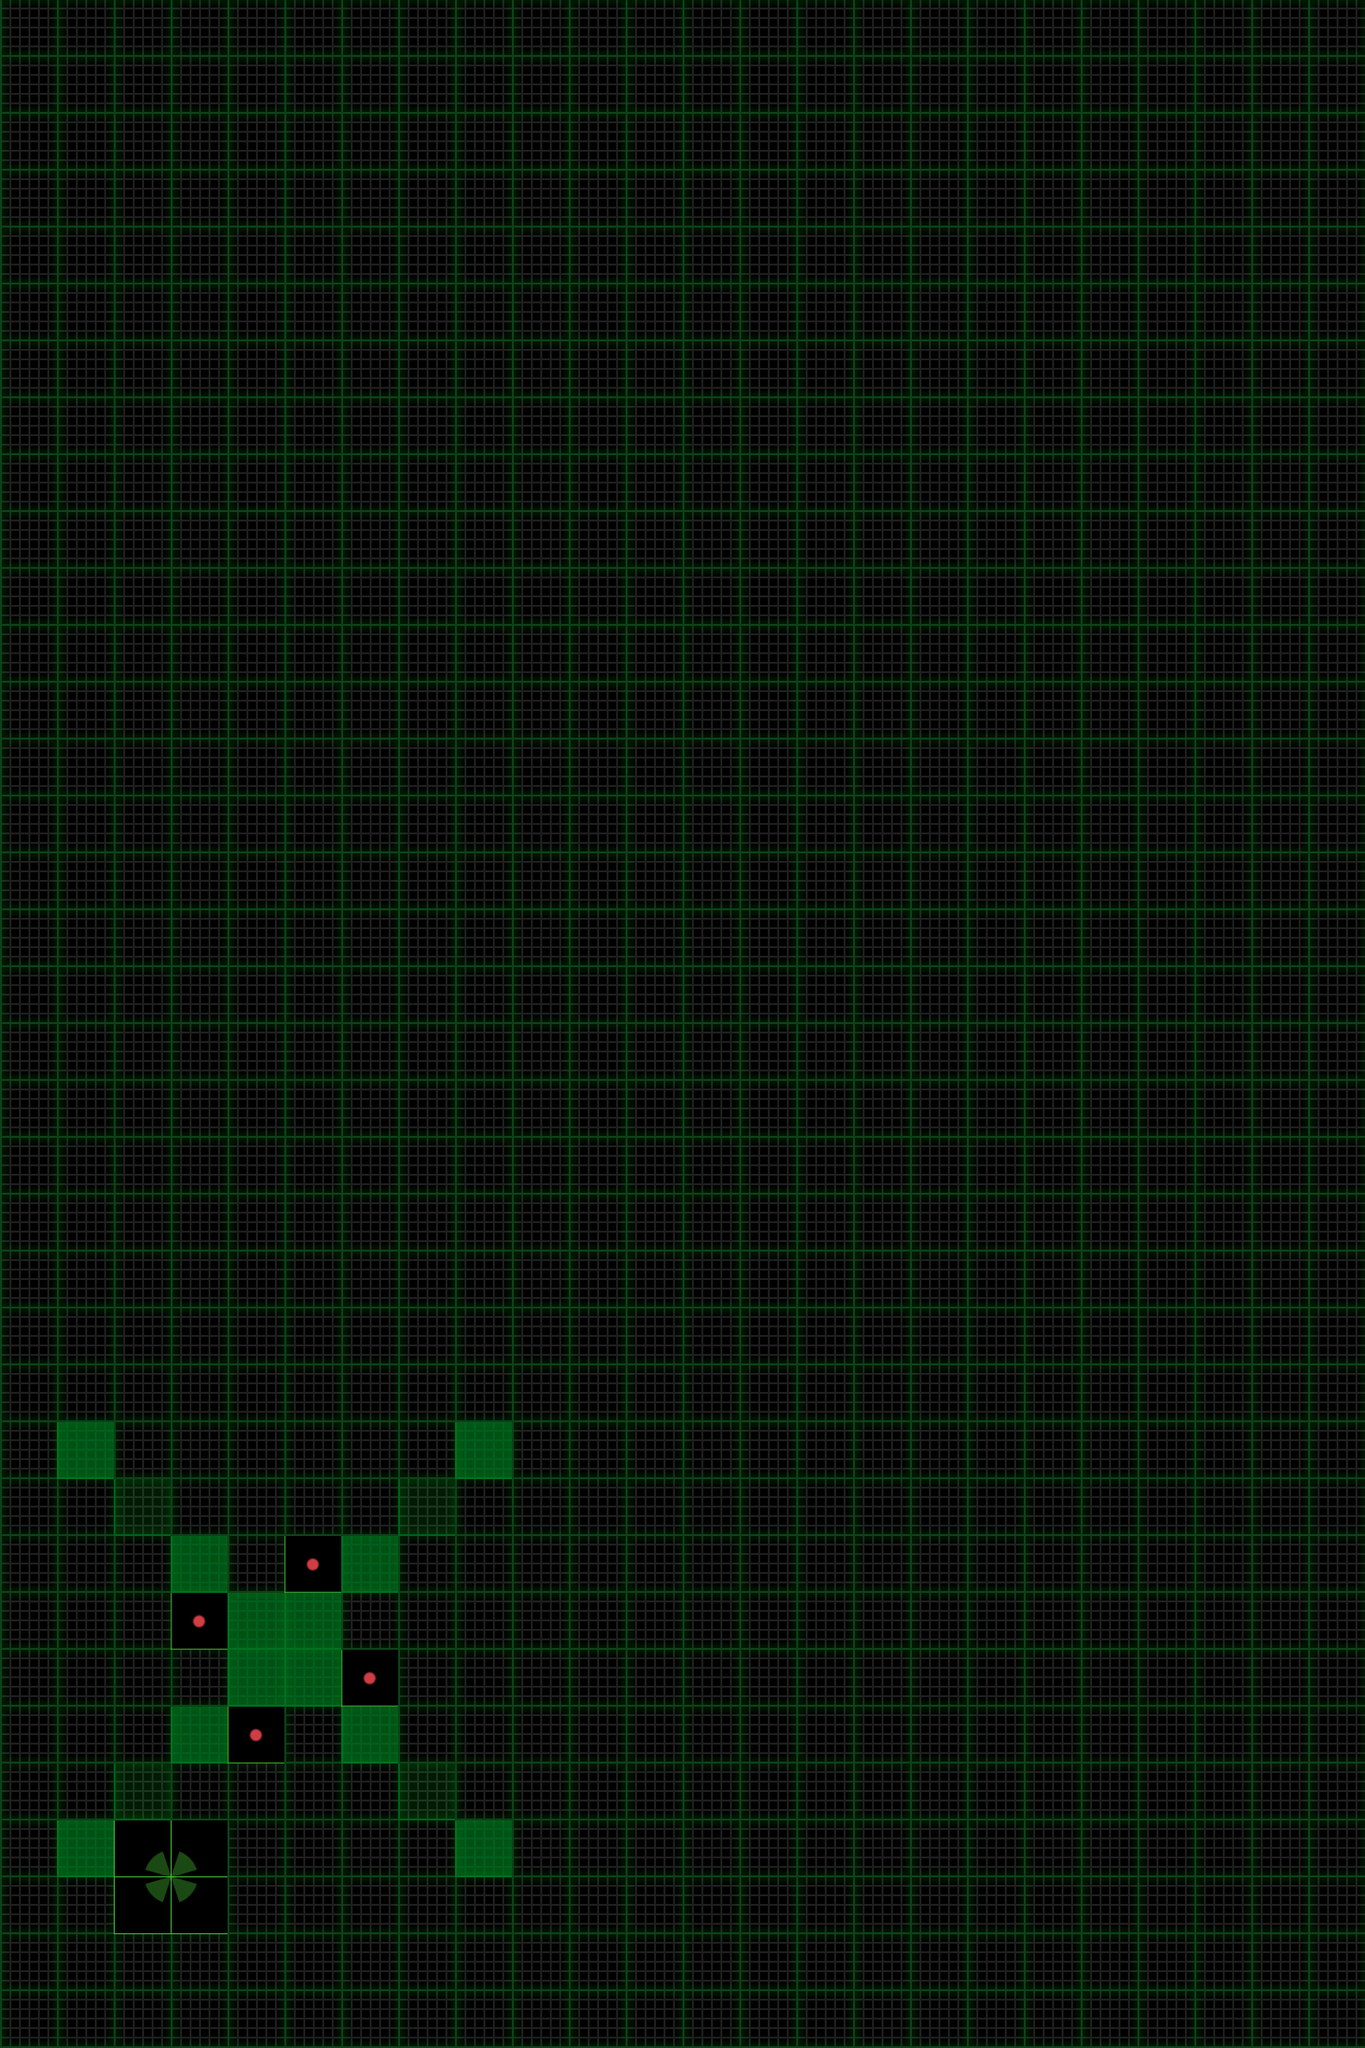

A 2D game scene composited from a Tiled map and its tileset images. What follows is a short description and the map's XML, with each tile layer's data collapsed to a summary:
An orthogonal 24x36 tile map with 60x60 px tiles, 4 tile layers (map, terrain, items, sand), 2 tilesets and 1 object (startSite).

<map version="1.0" orientation="orthogonal" width="24" height="36" tilewidth="60" tileheight="60">
 <tileset firstgid="1" name="map" tilewidth="60" tileheight="60">
  <image source="map.png" />
  <tile id="0">
   <properties>
    <property name="mapID" value="empty" />
   </properties>
  </tile>
  <tile id="1">
   <properties>
    <property name="mapID" value="down-1" />
   </properties>
  </tile>
  <tile id="2">
   <properties>
    <property name="mapID" value="down-2" />
   </properties>
  </tile>
  <tile id="3">
   <properties>
    <property name="mapID" value="down-3" />
   </properties>
  </tile>
  <tile id="4">
   <properties>
    <property name="mapID" value="down-4" />
   </properties>
  </tile>
  <tile id="5">
   <properties>
    <property name="mapID" value="down-5" />
   </properties>
  </tile>
  <tile id="6">
   <properties>
    <property name="mapID" value="up-1" />
   </properties>
  </tile>
  <tile id="7">
   <properties>
    <property name="mapID" value="up-2" />
   </properties>
  </tile>
  <tile id="8">
   <properties>
    <property name="mapID" value="up-3" />
   </properties>
  </tile>
  <tile id="9">
   <properties>
    <property name="mapID" value="up-4" />
   </properties>
  </tile>
  <tile id="10">
   <properties>
    <property name="mapID" value="up-5" />
   </properties>
  </tile>
 </tileset>
 <tileset firstgid="17" name="items" tilewidth="60" tileheight="60">
  <image source="items.png" />
  <tile id="0">
   <properties>
    <property name="itemID" value="station" />
   </properties>
  </tile>
  <tile id="1">
   <properties>
    <property name="itemID" value="sensorSite" />
   </properties>
  </tile>
  <tile id="8">
   <properties>
    <property name="itemID" value="station" />
   </properties>
  </tile>
  <tile id="9">
   <properties>
    <property name="itemID" value="sensor" />
   </properties>
  </tile>
  <tile id="16">
   <properties>
    <property name="itemID" value="station" />
   </properties>
  </tile>
  <tile id="17">
   <properties>
    <property name="itemID" value="sample" />
   </properties>
  </tile>
  <tile id="24">
   <properties>
    <property name="itemID" value="station" />
   </properties>
  </tile>
 </tileset>
 <layer name="map" width="24" height="36">
  <data>[864 cells, 864 non-empty, 1 distinct tile ids]</data>
 </layer>
 <layer name="terrain" width="24" height="36">
  <data>[864 cells, 16 non-empty, 2 distinct tile ids]</data>
 </layer>
 <layer name="items" width="24" height="36">
  <data>[864 cells, 8 non-empty, 5 distinct tile ids]</data>
 </layer>
 <layer name="sand" width="24" height="36">
  <data>[864 cells, 0 non-empty, 0 distinct tile ids]</data>
 </layer>
 <objectgroup name="objects" width="24" height="36">
  <object name="startSite" x="150" y="1950">
   <properties>
    <property name="bearing" value="north" />
    <property name="energy" value="500" />
    <property name="expectedCodeScore" value="4" />
    <property name="sampleSites" value="4" />
    <property name="sensorSites" value="0" />
    <property name="zoom" value="out" />
   </properties>
  </object>
 </objectgroup>
</map>